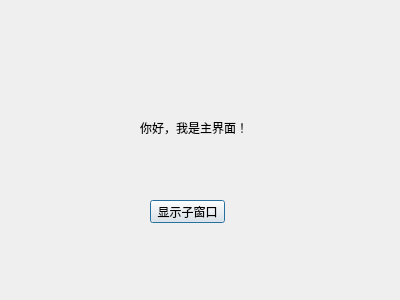
<?xml version="1.0" encoding="UTF-8"?>
<ui version="4.0">
 <class>myDialog</class>
 <widget class="QDialog" name="myDialog">
  <property name="geometry">
   <rect>
    <x>0</x>
    <y>0</y>
    <width>400</width>
    <height>300</height>
   </rect>
  </property>
  <property name="windowTitle">
   <string>这是主窗口</string>
  </property>
  <widget class="QLabel" name="label">
   <property name="geometry">
    <rect>
     <x>140</x>
     <y>120</y>
     <width>108</width>
     <height>16</height>
    </rect>
   </property>
   <property name="text">
    <string>你好，我是主界面！</string>
   </property>
  </widget>
  <widget class="QPushButton" name="showChildButton">
   <property name="geometry">
    <rect>
     <x>150</x>
     <y>200</y>
     <width>75</width>
     <height>23</height>
    </rect>
   </property>
   <property name="text">
    <string>显示子窗口</string>
   </property>
  </widget>
 </widget>
 <layoutdefault spacing="6" margin="11"/>
 <resources/>
 <connections/>
</ui>
